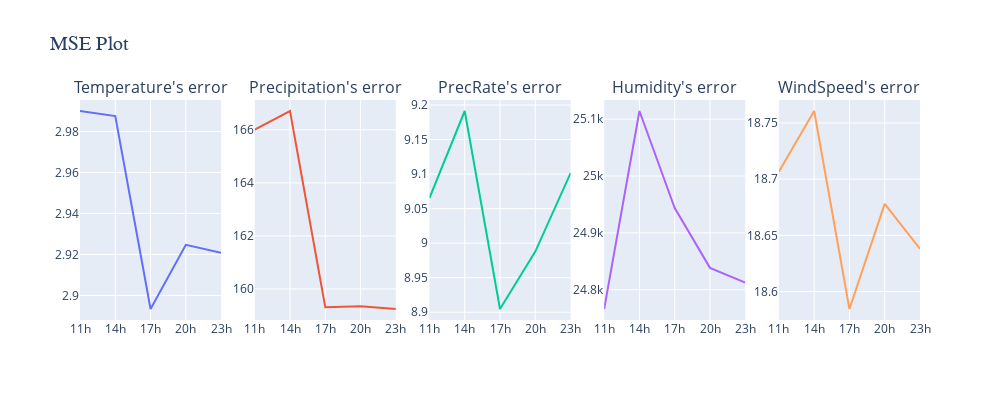

Write notebook code for a chart like this one.
### Code cell
from plotly.subplots import make_subplots
import plotly.graph_objects as go
fig = make_subplots(rows=1, cols=5,
                    subplot_titles=tuple([str(i)+'\'s error' for i in list(dangjin_fcst_14h.columns[1:])]))

for i in range(5):
    fig.add_trace(go.Scatter(x=compare_df.iloc[i].index, y=compare_df.iloc[i],
                                 showlegend=False, mode = 'lines', name='{} Sample'.format(i)),
                     row=1, col=i+1)
        
fig.update_layout(height=400, width=1000, title='MSE Plot', 
                  title_font_size=20, title_font_family='Times New Roman')
fig.show()

### Figure 1 — Plotly figure (JSON) as saved in the notebook; plotly's stock layout.template omitted (floating-point values rounded to 4 significant figures)
{"data": [{"mode": "lines", "name": "0 Sample", "showlegend": false, "type": "scatter", "x": ["11h", "14h", "17h", "20h", "23h"], "xaxis": "x", "y": [2.99, 2.988, 2.893, 2.925, 2.921], "yaxis": "y"}, {"mode": "lines", "name": "1 Sample", "showlegend": false, "type": "scatter", "x": ["11h", "14h", "17h", "20h", "23h"], "xaxis": "x2", "y": [166.0, 166.7, 159.3, 159.3, 159.2], "yaxis": "y2"}, {"mode": "lines", "name": "2 Sample", "showlegend": false, "type": "scatter", "x": ["11h", "14h", "17h", "20h", "23h"], "xaxis": "x3", "y": [9.065, 9.191, 8.905, 8.988, 9.101], "yaxis": "y3"}, {"mode": "lines", "name": "3 Sample", "showlegend": false, "type": "scatter", "x": ["11h", "14h", "17h", "20h", "23h"], "xaxis": "x4", "y": [24770.0, 25110.0, 24940.0, 24840.0, 24810.0], "yaxis": "y4"}, {"mode": "lines", "name": "4 Sample", "showlegend": false, "type": "scatter", "x": ["11h", "14h", "17h", "20h", "23h"], "xaxis": "x5", "y": [18.71, 18.76, 18.58, 18.68, 18.64], "yaxis": "y5"}], "layout": {"annotations": [{"font": {"size": 16}, "showarrow": false, "text": "Temperature's error", "x": 0.084, "xanchor": "center", "xref": "paper", "y": 1, "yanchor": "bottom", "yref": "paper"}, {"font": {"size": 16}, "showarrow": false, "text": "Precipitation's error", "x": 0.292, "xanchor": "center", "xref": "paper", "y": 1, "yanchor": "bottom", "yref": "paper"}, {"font": {"size": 16}, "showarrow": false, "text": "PrecRate's error", "x": 0.5, "xanchor": "center", "xref": "paper", "y": 1, "yanchor": "bottom", "yref": "paper"}, {"font": {"size": 16}, "showarrow": false, "text": "Humidity's error", "x": 0.708, "xanchor": "center", "xref": "paper", "y": 1, "yanchor": "bottom", "yref": "paper"}, {"font": {"size": 16}, "showarrow": false, "text": "WindSpeed's error", "x": 0.916, "xanchor": "center", "xref": "paper", "y": 1, "yanchor": "bottom", "yref": "paper"}], "height": 400, "title": {"font": {"family": "Times New Roman", "size": 20}, "text": "MSE Plot"}, "width": 1000, "xaxis": {"anchor": "y", "domain": [0, 0.168]}, "xaxis2": {"anchor": "y2", "domain": [0.208, 0.376]}, "xaxis3": {"anchor": "y3", "domain": [0.416, 0.584]}, "xaxis4": {"anchor": "y4", "domain": [0.624, 0.792]}, "xaxis5": {"anchor": "y5", "domain": [0.832, 1]}, "yaxis": {"anchor": "x", "domain": [0, 1]}, "yaxis2": {"anchor": "x2", "domain": [0, 1]}, "yaxis3": {"anchor": "x3", "domain": [0, 1]}, "yaxis4": {"anchor": "x4", "domain": [0, 1]}, "yaxis5": {"anchor": "x5", "domain": [0, 1]}}}
